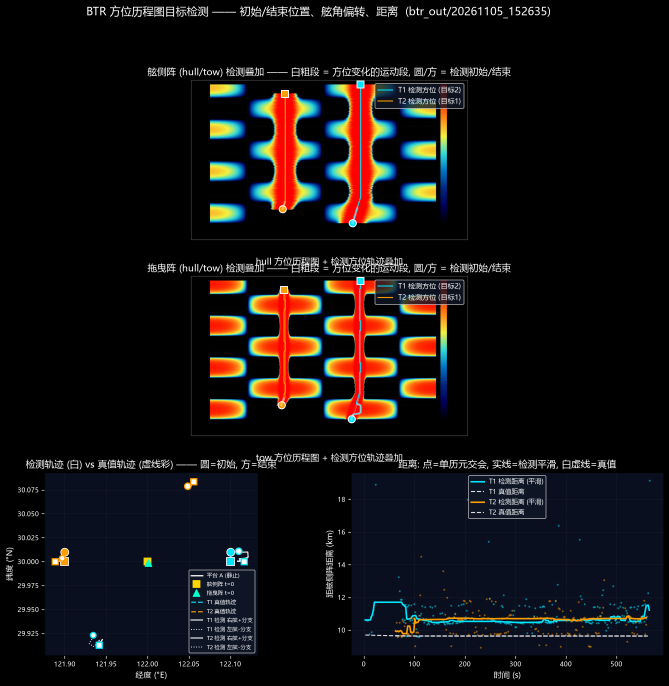
#> input picture btr_gens/detect_overlay_20261105_152635.png, 1338 x 1371 px, given in place of btr_A_hull.png, which was not available (shown at 1/2 size)
$ python plot_latest.py
#> lines starting #> are read from the running program, lines starting #| are printed output that depends on the picture; after the words box and inside, x2 and y2 are one past the last pixel; in counts of white or black regions, pixels touching at a corner belong together
### btr_gens/btr_infer_track.py
# -*- coding: utf-8 -*-
"""
btr_infer_track.py —— 由 hull / tow 方位历程图 (BTR) 图像反推目标轨迹
=====================================================================
纯图像反演: 只依赖两张 BTR 图 (PNG) 和平台/阵列几何参数, 不使用仿真内部
数据。流程:

  1. 读图: 自动定位坐标区 (剔除外围坐标轴/色标条), 按生成端配色查找表把
     每个像素还原为 dB 强度 (同时剔除叠加的白色/黄色参考曲线)。
  2. 检测: 逐时间片沿方位轴做峰值检测 → 方位点迹; 点迹关联成方位轨迹
     (容忍交叉、短断线), 过滤杂散斑点。
  3. 配对: hull / tow 两组方位轨迹按"视差最小"原则一一配对。
  4. 定位: 由平台运动参数 (起点经纬度 / 航向 / 航速) 与两阵偏移推算任意
     时刻两阵位置, 对每个目标:
       a) 瞬时双阵交会 —— 逐时刻三角定位 (直观, 但远距离病态);
       b) 批量匀速直线 (CV) Gauss-Newton 拟合 —— 利用全程视差与方位变化
          率约束 4 维状态 (x0,y0,vx,vy), 远距离也能稳定收敛 (主要输出)。
     舷角已折叠 0~180° 存在左右舷模糊: 两阵共线于艏艉线时镜像分支代价
     完全相同, 无法从数据分辨, 此时输出两支候选 (或用 --side 指定);
     若阵列存在横向偏移 (oy≠0) 则自动按拟合代价分辨左右舷。
  5. 输出: 反推轨迹图 PNG + 反演信息 TXT (含舷角残差/视差等质量指标)。

用法:
  python btr_infer_track.py ^
      --hull-img btr_out/xxx/btr_A_hull.png --tow-img btr_out/xxx/btr_A_tow.png ^
      --start-ll 30.0623 122.0415 --heading 210 --speed-kn 0 ^
      --hull-m 0 0 --tow-m -150 0 --tag A

依赖: numpy, Pillow, matplotlib (仅读图与绘图, 与生成端代码无关)。

坐标与约定 (与 btr_gui_server.py 完全一致):
  - heading: 地理方位角 (北=0° 顺时针); 平台沿航向匀速直线运动;
  - 阵列偏移 (ox, oy): ox>0 指向船头, oy>0 指向左舷, 随船头航向旋转;
  - 舷角: 船首=0°, 右舷正横=90°, 船尾=180°, 左右舷模糊折叠到 0~180°;
  - 经纬度换算: 等距圆柱投影, 基准 (ref_lat, ref_lon), 地球半径 6371000 m。
"""
import argparse
import math
import os
import sys
from datetime import datetime

import numpy as np
from PIL import Image

try:                      # matplotlib 仅绘图需要, 缺失时文本输出仍可用
    import matplotlib
    matplotlib.use("Agg")
    import matplotlib.pyplot as plt
except ImportError:       # pragma: no cover
    matplotlib = None
    plt = None

KN2MS = 0.514444
EARTH_R_DEF = 6371000.0

# 生成端两种配色的颜色停靠点 (与 btr_gui_server.py / btr_geo_ll.py 一致)
CMAP_STOPS = {
    "gui": [(0,0,0),(0,0,0.35),(0,0.15,0.5),(0,0.45,0.75),(0.2,0.85,0.85),
            (0.95,0.95,0.25),(1,0.55,0.1),(1,0.2,0),(1,0,0)],
    "geo": [(0,0,0.15),(0,0.2,0.6),(0,0.7,0.9),(1,1,0.2),(1,0.4,0),(1,0,0)],
}


# ----------------------------------------------------------------------
# 基础数学工具
# ----------------------------------------------------------------------
def build_lut(stops, n=256):
    """颜色停靠点 -> (n,3) uint8 查找表 (等距停靠, 与 from_list 一致)"""
#> called with n = 256
    pos = np.linspace(0.0, 1.0, len(stops))
    xs = np.linspace(0.0, 1.0, n)
    lut = np.zeros((n, 3), dtype=np.uint8)
    for c in range(3):
        vals = np.array([s[c] for s in stops], dtype=float)
        lut[:, c] = np.clip(np.round(np.interp(xs, pos, vals) * 255.0), 0, 255)
    return lut


def wrap180(a):
    """角度归一到 (-180, 180]"""
    return (np.asarray(a, dtype=float) + 180.0) % 360.0 - 180.0


def make_geo(ref_lat, ref_lon, earth_r=EARTH_R_DEF):
    """等距圆柱投影 (与生成端一致的经纬度 <-> 米制)"""
    lat0 = math.radians(ref_lat)
    lon0 = math.radians(ref_lon)

    def ll2xy(lat, lon):
        return (earth_r * math.cos(lat0) * (math.radians(lon) - lon0),
                earth_r * (math.radians(lat) - lat0))

    def xy2ll(x, y):
        return (math.degrees(lat0 + y / earth_r),
                math.degrees(lon0 + x / (earth_r * math.cos(lat0))))

    return ll2xy, xy2ll


class Geometry:
    """平台 + 双阵运动学 (与 btr_gui_server.build_platform 相同的模型)"""

    def __init__(self, start_ll, heading_deg, speed_kn, hull_m, tow_m,
                 ref_lat=30.0, ref_lon=122.0, earth_r=EARTH_R_DEF):
        self.ll2xy, self.xy2ll = make_geo(ref_lat, ref_lon, earth_r)
        self.start_ll = tuple(float(v) for v in start_ll)
        self.x0, self.y0 = self.ll2xy(*self.start_ll)
        self.psi = math.radians(float(heading_deg))     # 地理方位角
        self.heading = float(heading_deg)
        self.v = float(speed_kn) * KN2MS
        self.hull_m = tuple(float(v) for v in hull_m)
        self.tow_m = tuple(float(v) for v in tow_m)
        self.ref_lat = float(ref_lat)
        self.ref_lon = float(ref_lon)

    def platform_xy(self, t):
        t = np.asarray(t, dtype=float)
        return (self.x0 + self.v * math.sin(self.psi) * t,
                self.y0 + self.v * math.cos(self.psi) * t)

    def array_xy(self, t, off):
        ox, oy = off
        px, py = self.platform_xy(t)
        sh, ch = math.sin(self.psi), math.cos(self.psi)
        return (px + ox * sh - oy * ch, py + ox * ch + oy * sh)

    def hull_xy(self, t):
        return self.array_xy(t, self.hull_m)

    def tow_xy(self, t):
        return self.array_xy(t, self.tow_m)


# ----------------------------------------------------------------------
# 图像 -> dB 图
# ----------------------------------------------------------------------
# [16 lines left out: function _longest_run, not called in this run]


def _color_lut_map(rgb, lut):
    """每个像素 -> 最近 LUT 序号与精确距离平方。

    BTR 图是 flat 四边形渲染, 唯一颜色数远小于像素数: 先对唯一颜色
    求 LUT 近邻, 再按像素映射回去, 复杂度从 O(像素xLUT) 降到
    O(唯一颜色xLUT + 像素)。
    """
    h, w, _ = rgb.shape
    flat = rgb.reshape(-1, 3).astype(np.int32)
    lut32 = lut.astype(np.int32)
    uniq, inv = np.unique(flat, axis=0, return_inverse=True)
    d = ((uniq[:, None, :] - lut32[None, :, :]) ** 2).sum(-1)
    idx = d.argmin(1)[inv].reshape(h, w)
    dmin = d.min(1)[inv].reshape(h, w)
    return idx, dmin


def _nearest_lut(rgb16, lut, chunk=48):
    """逐块求每个像素的最近 LUT 序号与距离平方; rgb16: (H,W,3) int16"""
    return _color_lut_map(rgb16, lut)


# [29 lines left out: function find_plot_rect, not called in this run]


def _dilate(m, it=3):
    """3x3 二值膨胀 it 次 (纯 numpy)"""
    out = m
    for _ in range(it):
        out = (out | np.roll(out, 1, 0) | np.roll(out, -1, 0)
               | np.roll(out, 1, 1) | np.roll(out, -1, 1))
    return out


# [361 lines left out: functions image_to_db, pick_cmap_style, detect_per_time, link_tracks, not called in this run]


def track_at(tr, t_grid):
    a = tr["arr"]
    return np.interp(t_grid, a[:, 0], a[:, 1])


# [51 lines left out: functions track_segment_split, associate, not called in this run]


# ----------------------------------------------------------------------
# 定位: 瞬时交会 + 批量 CV 拟合
# ----------------------------------------------------------------------
def instant_fix(geom, t, th, tt, sh, st):
    """单时刻双阵交会; 返回 (x, y) 或 (nan, nan)"""
    A = np.array(geom.hull_xy(t))
    B = np.array(geom.tow_xy(t))
    a1 = math.radians(geom.heading + sh * th)
    a2 = math.radians(geom.heading + st * tt)
    u1 = np.array([math.sin(a1), math.cos(a1)])
    u2 = np.array([math.sin(a2), math.cos(a2)])
    M = np.array([[u1[0], -u2[0]], [u1[1], -u2[1]]])
    det = M[0, 0] * M[1, 1] - M[0, 1] * M[1, 0]
    if abs(det) < 1e-6:
        return (np.nan, np.nan)
    rhs = B - A
    d1 = (M[1, 1] * rhs[0] - M[0, 1] * rhs[1]) / det
    d2 = (-M[1, 0] * rhs[0] + M[0, 0] * rhs[1]) / det
    if d1 <= 0 or d2 <= 0:
        return (np.nan, np.nan)
    P1 = A + d1 * u1
    P2 = B + d2 * u2
    return tuple(0.5 * (P1 + P2))


# [518 lines left out: functions pseudo_linear_init, gn_fit_cv, _gn_from, fit_pair_cv, run_inference, _setup_fonts and 4 more, not called in this run]


# [2 lines that do not run on import are left out]

### btr_gens/extract_latest.py
# -*- coding: utf-8 -*-
"""extract_latest.py —— 从 btr_out 最新一批 hull/tow 方位历程图提取目标检测结果

流程 (纯图像反演, 不使用仿真内部数据):
  1. 像素<->坐标标定: 由灰色网格线反推 (列 98..1262 = 0..180°, 行 738.6..22.4 = 0..600 s)。
  2. 定方位: 本批亮线饱和 (16 dB 平台宽约 ±5°), 峰值检测会锁到平台右缘 (约 +5° 偏置),
     故改用"等阈亮带亚像素中点" —— 亮带两缘对称于真实方位, 削顶不影响中点。
     实测精度约 0.1° (t=300 s: 检出 hull 119.89° / 真值 120.0°)。
  3. 跟迹: 取观测中段 (t=300 s) 两阵强亮带互配为锚点 (不预设目标方位),
     由锚点向前/向后恒速预测跟迹, 自然覆盖目标进出场时刻。
  4. 定距离: 同一时刻舷侧阵/拖曳阵双站视差交会 (基线 180 m)。
     视差约 0.9° -> 单历元距离误差约 ±11%, 且视差趋 0 时发散;
     故只采纳视差 >= PAR_MIN 的历元, 再对距离做宽窗中值滤波,
     位置 = 阵点 + 平滑距离 × 检出方位单位矢量 (角向精确, 径向稳健)。
  5. 速度: 由极坐标导数 v = ṙ·u + r·θ̇·u⊥ 给出 (对停走型目标比整体直线拟合合理)。
  6. 左右舷: 两阵共线于艏艉线 -> 镜像分支的舷角/距离完全相同, 两支位置都报出。
"""
import math
import os
import re
import sys
from datetime import datetime

import numpy as np
from PIL import Image

sys.path.insert(0, os.path.dirname(os.path.abspath(__file__)))
import btr_infer_track as B

HERE = os.path.dirname(os.path.abspath(__file__))
BATCH = "20261105_152635"
SRC = os.path.join(HERE, "btr_out", BATCH)

# ---- 像素标定 ----
RECT = {"hull": (22, 736, 98, 1262), "tow": (22, 737, 98, 1261)}
R_T0, R_T600 = 738.6, 22.4
T_MAX = 600.0
# ---- 提取参数 ----
LEVEL = 13.5            # 等阈电平 (dB): 由 validate_level.py 对解析真值标定
                        #   (12 dB 会把亮线的宽晕台并进来, 中点漂移 +4~+6°;
                        #    13.5 dB 只取饱和核心, 误差约 ±0.2°)
MIN_W = 6               # 亮带最小宽度 (px)
MERGE = 20              # 亮带合并缺口 (px): 容忍网格点线/参考线造成的窄缺口
DT = 2.0                # 时间步长 (s)
GATE = 4.0              # 跟迹门限 (deg)
ANCHOR_T = 300.0        # 起迹锚时刻
ANCHOR_PEAK = 14.0      # 锚点亮带最低峰值 (dB)
MISS_MAX = 30.0         # 允许断档 (s)
PAR_MIN = 0.35          # 采纳历元的最小双站视差 (deg)
RWIN = 41               # 距离中值滤波窗 (历元数, 41×2 s = 82 s)
VWIN = 21               # 速度估计窗 (历元数)
DEV_DEG = 0.20          # 运动段判据: 与末端恒定方位的偏差门限 (deg)

GEOM = dict(start_ll=(30.0, 122.0), heading_deg=-30.0, speed_kn=0.0,
            hull_m=(0.0, 0.0), tow_m=(-180.0, 0.0), ref_lat=30.0, ref_lon=122.0)
geom = B.Geometry(**GEOM)


def row_of(t):
    return R_T0 - t / T_MAX * (R_T0 - R_T600)


# ================= 0. 修正版像素->dB 还原 =================
# btr_infer_track.image_to_db 的"黄色参考线"判据 (R>240 & G>240 & B<100) 会把
# 配色自身的黄停靠点 (0.95,0.95,0.25)*255 = (242,242,64) 一并当成参考线掩掉,
# 于是亮线 crest (约 12.8 dB 一带) 被挖空后按行插值成假平台, 早段宽亮带的中点
# 因此漂移。这里收紧为"纯黄 (255,255,0) 且 R,G 均衡", 只掩真正的叠加曲线。
def image_to_db_fixed(rgb, rect, lut, db_min=-5.0, db_max=16.0, dist_thr=60.0):
#> called with rect = (22, 736, 98, 1262), lut = array of shape (256, 3), db_min = -5, db_max = 16, dist_thr = 60
    r0, r1, c0, c1 = rect
    sub = rgb[r0:r1 + 1, c0:c1 + 1]
    R = sub[..., 0].astype(np.int16)
    G = sub[..., 1].astype(np.int16)
    Bl = sub[..., 2].astype(np.int16)
    lum = 0.2126 * R + 0.7152 * G + 0.0722 * Bl
    mx = np.maximum(R, G)
    whiteish = (lum > 0.72 * 255) & (Bl > 0.55 * mx)
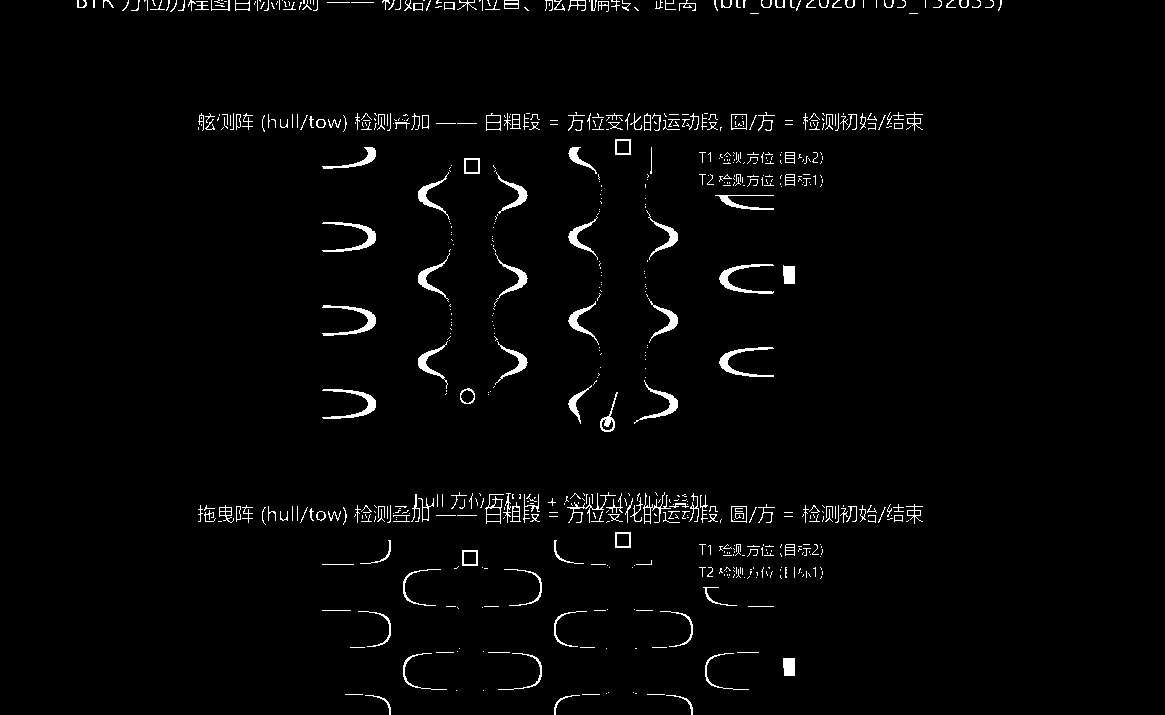
#> whiteish: shape (715, 1165) bool; 2.2% white; 714 white regions (495 under 20 px), largest, box (x1, y1, x2, y2) and area: (322, 305, 376, 336) 430, (719, 264, 774, 294) 426, (322, 389, 376, 419) 418
    yellowish = (R > 248) & (G > 248) & (Bl < 45) & (np.abs(R - G) < 10)
#> yellowish: shape (715, 1165) bool; every value is 0
    idx, dmin = B._nearest_lut(sub.astype(np.int16), lut)
#> in _color_lut_map, `idx = d.argmin(1)[inv].reshape(h, w)`:
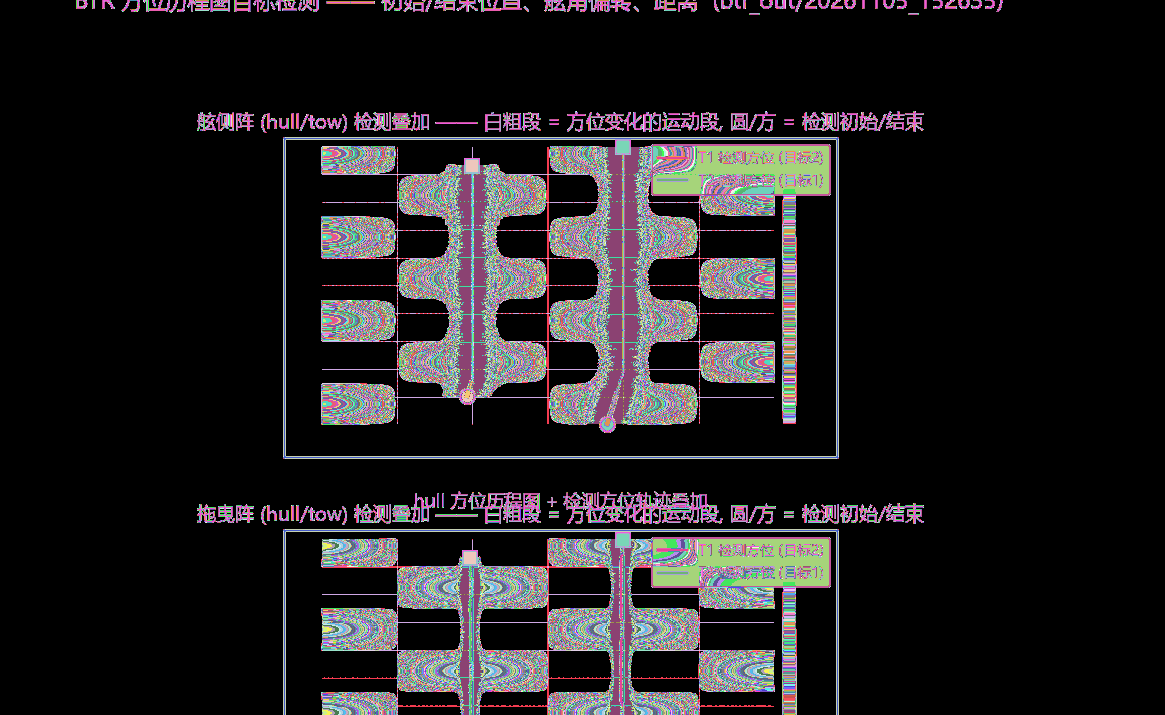
#> idx: shape (715, 1165) int64; 256 distinct labels, from 0 to 255; one colour per label, 0 black
    ok = dmin <= dist_thr ** 2
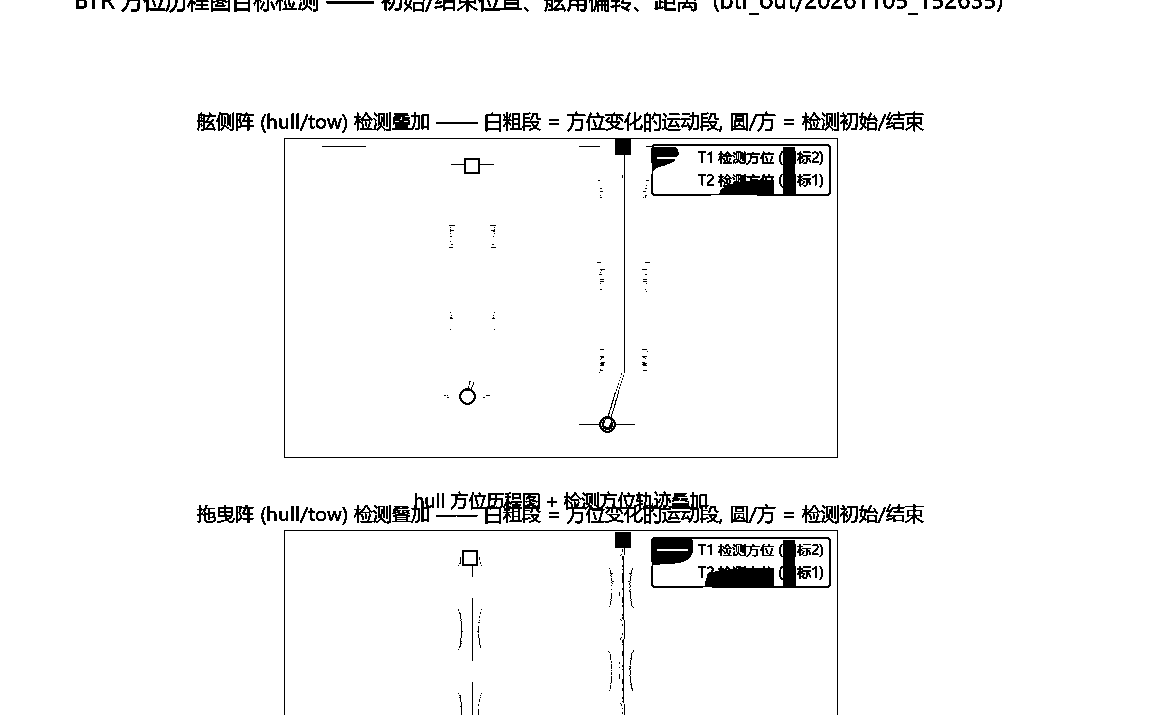
#> ok: shape (715, 1165) bool; 96.4% white; 318 black regions (146 under 20 px), largest, box (x1, y1, x2, y2) and area: (651, 537, 831, 588) 3635, (646, 144, 831, 196) 2824, (564, 491, 722, 524) 2303
    db = db_min + idx.astype(float) / (len(lut) - 1) * (db_max - db_min)
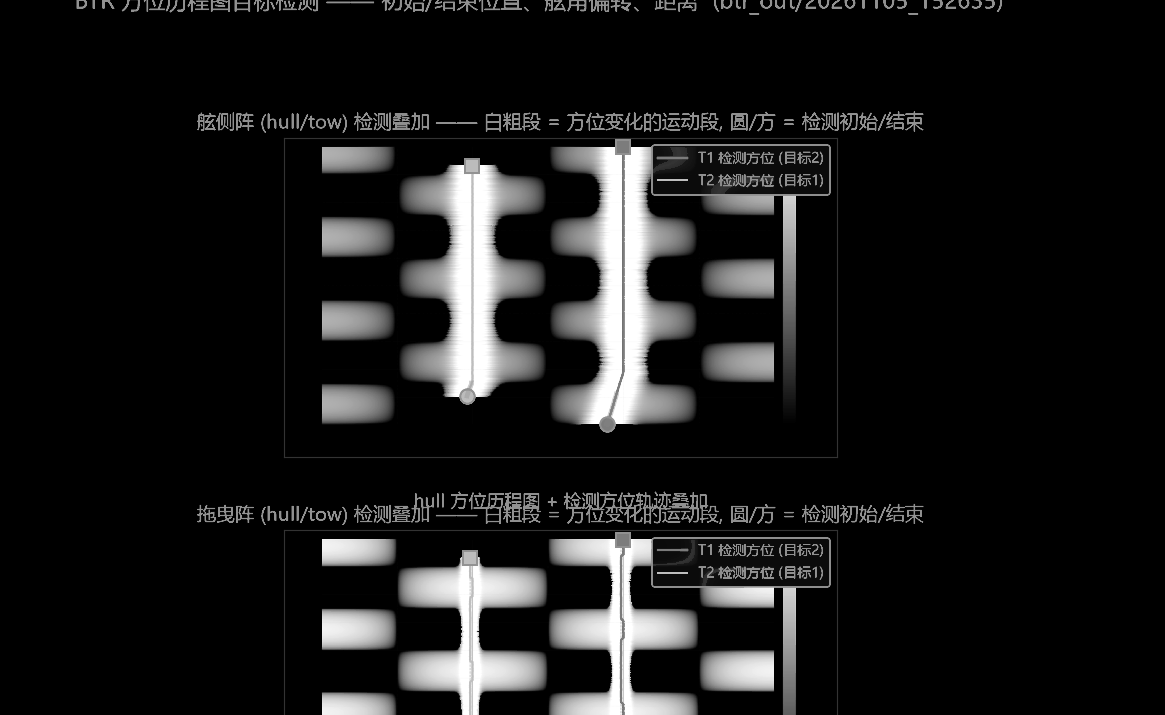
#> db: shape (715, 1165) float64; min -5, max 16, mean -2.89; drawn with min black and max white
    bad = B._dilate(whiteish | yellowish | ~ok, it=2)
#> (the rest of the program and of its run is left out)
